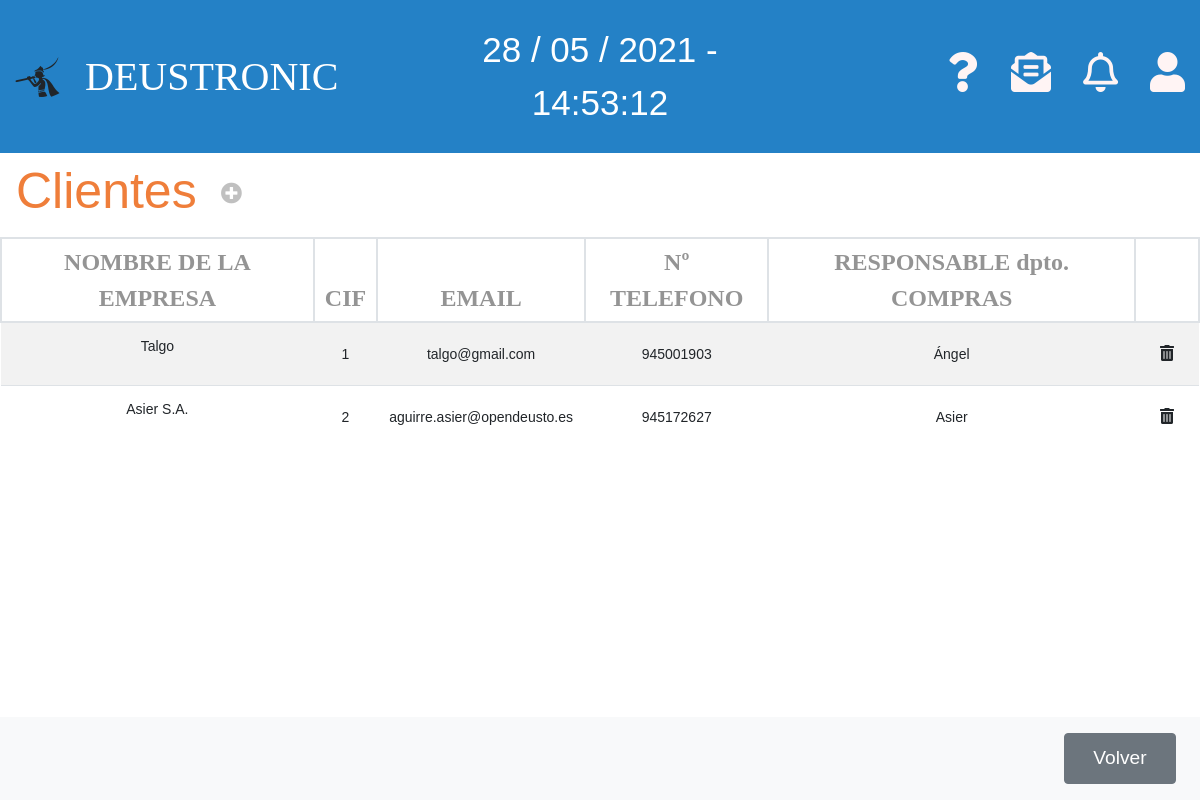
The app's page /appEntrega/clientes/ with its own data.
### appEntrega/models.py (models this page shows, shortened)
class Cliente(models.Model):
    cif = models.CharField(max_length=12, primary_key=True)
    nombre_empresa = models.CharField(max_length=40)
    email = models.EmailField(max_length=254)
    telefono = models.IntegerField(unique=True)
    nombre_cliente = models.CharField(max_length=20)

### appEntrega/views.py (the view)
# urls.py: path('clientes/', ClienteListView.as_view(), name='listaCliente'),
class ClienteListView(ListView):
    model = Cliente
    template_name = 'listaClientes.html'
    context_object_name = 'lista_clientes'

### appEntrega/templates/listaClientes.html (shortened to what this page needs)
{% extends 'base.html' %}
{% block content %}
<div class="">
    <nav class="navbar navbar-light table-navbar">
        <h2 class="orange-color">Clientes</h2>
        <ul class="navbar-nav mr-auto flex-row">
            <li class="nav-item m-0 ml-3">
                <i class="fas fa-plus-circle fa-lg c-grey"
                    onclick="location.href='http://127.0.0.1:8000/appEntrega/clientes/nuevo/'"></i>
            </li>
        </ul>
    </nav>
</div>
<div class="row">
    <div class="col-md-12">
        <table class="table-deustronic table table-striped table-hover">
            <thead>
                <tr>
                    <th>NOMBRE DE LA EMPRESA</th>
                    <th>CIF</th>
                    <th>EMAIL</th>
                    <th>Nº TELEFONO</th>
                    <th>RESPONSABLE dpto. COMPRAS</th>
                    <th></th>
                </tr>
            </thead>
            <tbody>
                {% if lista_clientes %}
                {% for cliente in lista_clientes %}
                <tr ondblclick="location.href='http://127.0.0.1:8000/appEntrega/clientes/{{cliente.pk}}/editar'">
                    <td><p>{{cliente.nombre_empresa}}</p></td>
                    <td>{{cliente.cif}}</td>
                    <td>{{cliente.email}}</td>
                    <td>{{cliente.telefono}}</td>
                    <td>{{cliente.nombre_cliente}}</td>
                    <td><button class="btn"
                            onclick="location.href='http://127.0.0.1:8000/appEntrega/clientes/{{cliente.pk}}/delete/'"><i
                                class="fas fa-trash-alt"></i></button></td>
                </tr>
                {% endfor %}
                {% endif %}
            </tbody>
        </table>
    </div>
</div>
<nav class="navbar navbar-light bg-light fixed-bottom">
    <div class="form-inline ml-auto">
        <button onclick="location.href='http://127.0.0.1:8000/appEntrega'" class="btn boton-nav btn-secondary m-2"
            type="button">Volver</button>
    </div>
</nav>
{% endblock %}

### appEntrega/static/style/styles.css (style rules this page uses)
.orange-color, .orange-color:hover { color: rgb(239, 126, 58) !important; font-weight: 100 !important; }
* { font-family: 'FiraSans-Regular', sans-serif; }
html { overflow-x: hidden; overflow-y: overlay; }
html, body { height: 100%; }
body { margin: 0; }
i { cursor: pointer !important; }
ul { padding: 0 !important; }

### appEntrega/static/style/table.css (style rules this page uses)
table { overflow: scroll; }
table td { vertical-align: middle !important; }
.table-deustronic th { color: #949494; font-weight: bold; font-size: 1.5rem; padding: 5px 10px; border: 2px solid #dee2e6; font-family: FiraSans-Regular, Calibri, Verdana; text-align: center !important; }
.table-deustronic td { font-size: 14px; padding: auto; text-align: center !important; cursor: pointer !important; }
.table-navbar { position: sticky; z-index: 1; top: 0; width: 100%; }

### appEntrega/static/style/productos.css (style rules this page uses)
.navbar-nav .nav-item { padding: 0 .5rem; }
.c-grey { color: silver !important; }
.boton-nav { width: 7rem; height: 3.2rem !important; color: white !important; font-weight: 400; font-size: 1.2rem; text-decoration: none; outline-style: none; }

### appEntrega/static/style/header.css (style rules this page uses)
h2 { padding: 0px; color: #1c3d79; font-size: 50px; font-family: 'Franklin Gothic Medium', 'Arial Narrow', Arial, sans-serif }
li { list-style: none; margin-right: 2rem; }
li:last-of-type { margin-right: 0; }
ul { margin: 0 !important; }

### appEntrega/static/style/modal.css (style rules this page uses)
:root { --lightgray: #efefef; --blue: steelblue; --white: #fff; --black: rgba(0, 0, 0, 0.92); }
* { padding: 0; margin: 0; }

### appEntrega/static/style/settings.css (style rules this page uses)
:root { --font-size: 1; }
body { font-size: calc(var(--font-size) * 1em); }

### records on screen
Cliente: nombre_empresa "Talgo", cif "1", email "talgo@gmail.com", telefono "945001903", nombre_cliente "Ángel"
Cliente: nombre_empresa "Asier S.A.", cif "2", email "aguirre.asier@opendeusto.es", telefono "945172627", nombre_cliente "Asier"
